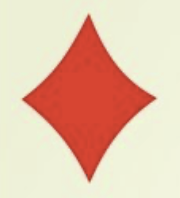
#> input picture images/template.png, 180 x 198 px
$ python main.py
#> lines starting #> are read from the running program, lines starting #| are printed output that depends on the picture; after the words box and inside, x2 and y2 are one past the last pixel; in counts of white or black regions, pixels touching at a corner belong together
### algs/template_matching.py
import cv2


def template_matching(img, template):
    img_copy = img.copy()
    w, h = template.shape[:2]

    result = cv2.matchTemplate(img, template, cv2.TM_CCOEFF_NORMED)
    _, _, _, max_loc = cv2.minMaxLoc(result)

    top_left = max_loc
    bottom_right = (top_left[0] + w, top_left[1] + h)

    cv2.rectangle(img_copy, top_left, bottom_right, (0, 0, 0), 10)

    return img_copy

### algs/keypoint_mathcing.py
import cv2
import numpy as np


def keypoint_matching(img, template, min_matches=10):
    sift = cv2.SIFT_create()

    kp1, des1 = sift.detectAndCompute(template, None)
    kp2, des2 = sift.detectAndCompute(img, None)

    if des1 is None or des2 is None:
        print("Descriptor computation failed.")
        return img

    bf = cv2.BFMatcher(cv2.NORM_L2, crossCheck=True)
    matches = bf.match(des1, des2)
    matches = sorted(matches, key=lambda x: x.distance)

    if len(matches) >= min_matches:
        src_pts = np.float32([kp1[m.queryIdx].pt for m in matches]).reshape(-1, 1, 2)
        dst_pts = np.float32([kp2[m.trainIdx].pt for m in matches]).reshape(-1, 1, 2)

        M, mask = cv2.findHomography(src_pts, dst_pts, cv2.RANSAC, 5.0)
        if M is None:
            print("Homography computation failed.")
            return img

        h, w = template.shape
        pts = np.float32([[0, 0], [0, h - 1], [w - 1, h - 1], [w - 1, 0]]).reshape(-1, 1, 2)
        dst = cv2.perspectiveTransform(pts, M)

        img_with_template = cv2.polylines(img.copy(), [np.int32(dst)], True, (0, 0, 0), 10, cv2.LINE_AA)
        return img_with_template
    else:
        print(f"Not enough matches are found - {len(matches)}/{min_matches}")
        return img

### utils/show_image.py
def show_image(plt, image, title):
    plt.title(title)
    plt.imshow(image)
    plt.axis('off')

### main.py
import cv2

from algs.keypoint_mathcing import keypoint_matching
from algs.template_matching import template_matching

import matplotlib.pyplot as plt

from utils.show_image import show_image

if __name__ == "__main__":
    template_image_path = 'images/template.png'
    target_image_path = 'images/image2.png'

    template_img = cv2.imread(template_image_path, cv2.IMREAD_GRAYSCALE)
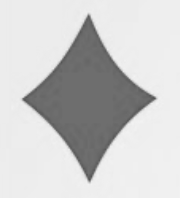
#> template_img: shape (198, 180); min 84, max 243, mean 203.3
    target_img = cv2.imread(target_image_path, cv2.IMREAD_GRAYSCALE)
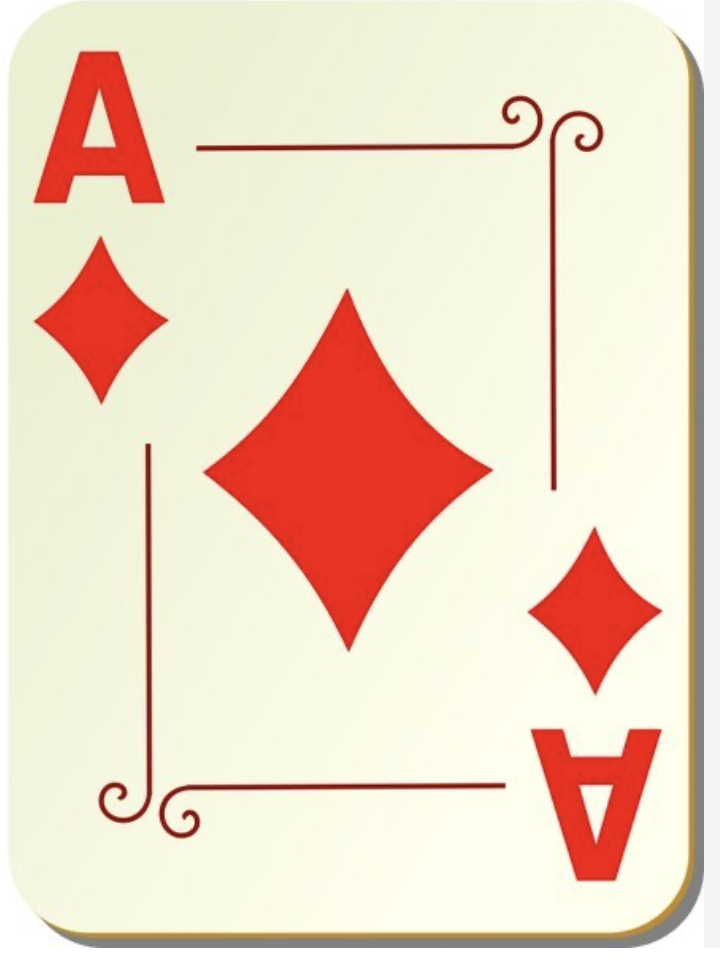
#> input picture images/image2.png, 720 x 956 px
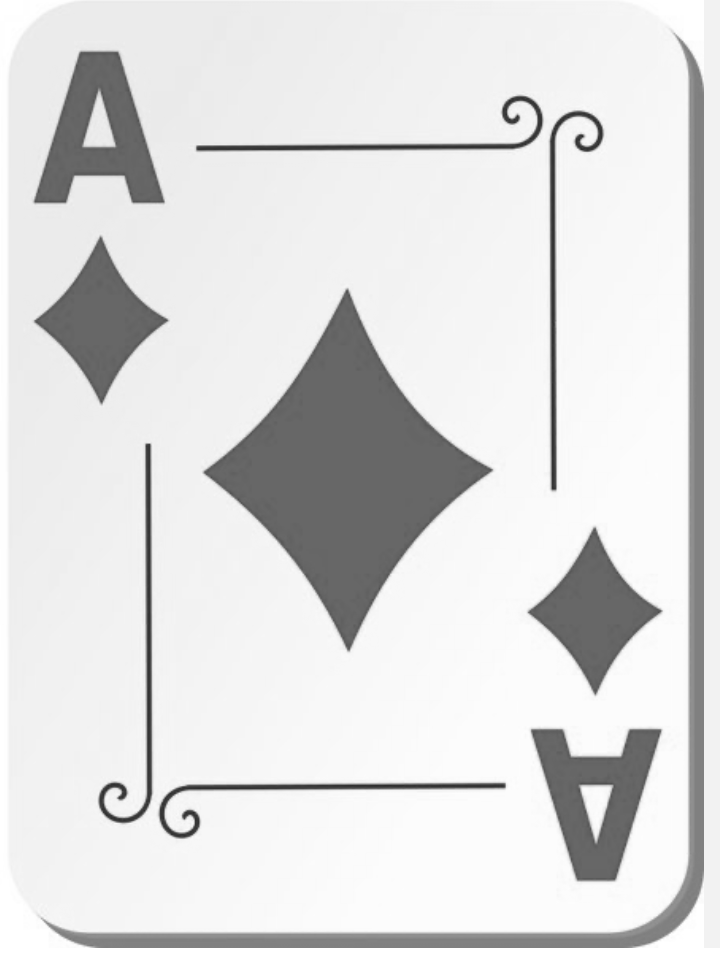
#> target_img: shape (956, 720); min 43, max 255, mean 221.2

    template_result = template_matching(target_img, template_img)
#> in template_matching, `result = cv2.matchTemplate(img, template, cv2.TM_CCOEFF_NORMED)`:
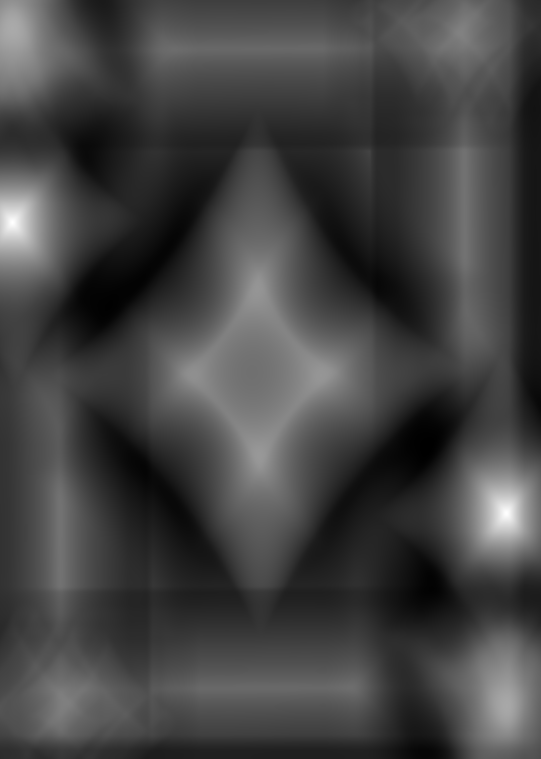
#> result: shape (759, 541) float32; min -0.349, max 1, mean 0.00886; drawn with min black and max white
#> in template_matching, `_, _, _, max_loc = cv2.minMaxLoc(result)`: max_loc = (12, 222)
#> in template_matching, `bottom_right = (top_left[0] + w, top_left[1] + h)`: bottom_right = (210, 402)
#> in template_matching, `cv2.rectangle(img_copy, top_left, bottom_right, (0, 0, 0), 10)`:
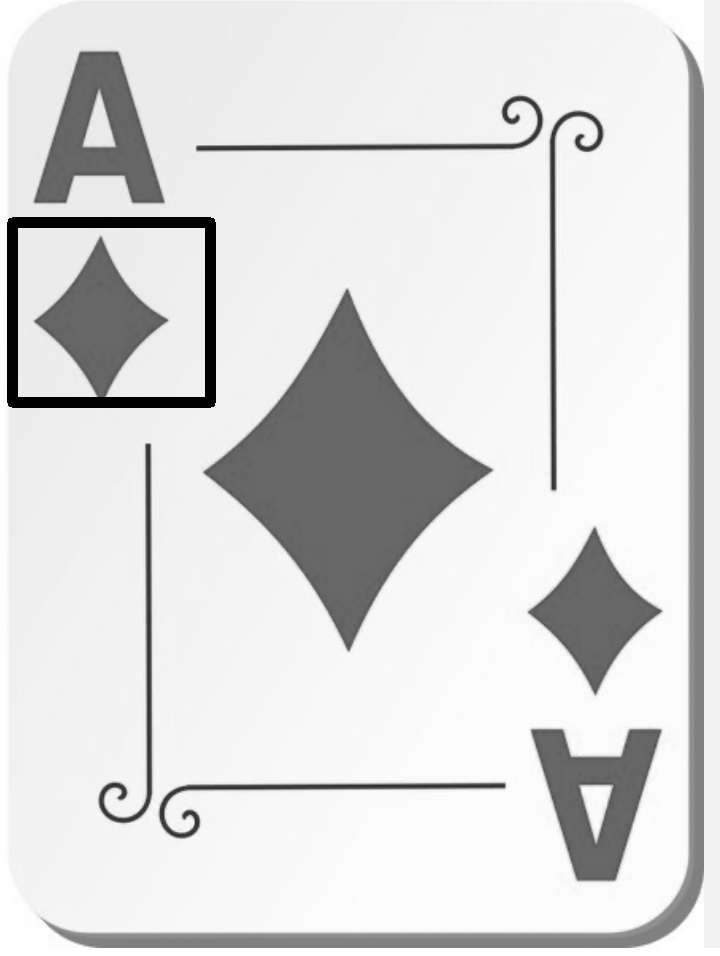
#> img_copy: shape (956, 720); 1.2% of pixels changed, all inside (x1, y1, x2, y2) = (7, 217, 216, 408)
    keypoint_result = keypoint_matching(target_img, template_img)
#> in keypoint_matching, `kp1, des1 = sift.detectAndCompute(template, None)`: kp1 = 13 keypoints; strongest (x, y, size): (87, 98, 64.1), (89, 176, 5.3), (88, 24, 8.7), (150, 98, 6.5)
#> in keypoint_matching, `kp2, des2 = sift.detectAndCompute(img, None)`: kp2 = 163 keypoints; strongest (x, y, size): (554, 487, 4.5), (148, 447, 4.6), (592, 611, 65.6), (200, 148, 4.5)
#> in keypoint_matching, `matches = bf.match(des1, des2)`: matches = 12 matches
#> in keypoint_matching, `src_pts = np.float32([kp1[m.queryIdx].pt for m in matches]).reshape(-1..`: src_pts = [[88.12, 24.19], [88.12, 24.19], [26.31, 99.14], [150, 98.24], [26.31, 99.14], [150, 98.24], [89.3, 176.3], [89.3, 176.3], [92.22, 16.99], [36.64, 99.33], [36.64, 99.33], [86.64, 97.79]]
#> in keypoint_matching, `dst_pts = np.float32([kp2[m.trainIdx].pt for m in matches]).reshape(-1..`: dst_pts = [[100.1, 246.5], [100.1, 246.5], [38.47, 321.1], [161.6, 320.2], [38.47, 321.1], [161.6, 320.2], [348.3, 644.3], [348.3, 644.3], [600.1, 532.5], [45.44, 321.2], [48.45, 321.2], [345.2, 472.3]]
#> in keypoint_matching, `M, mask = cv2.findHomography(src_pts, dst_pts, cv2.RANSAC, 5.0)`: M = [[0.248, -0.0563, 23.43], [-1.86, -0.263, 278.4], [-0.00578, -0.00217, 1]]; mask = [1, 1, 1, 0, 1, 0, 1, 1, 0, 1, 1, 0]
#> in keypoint_matching, `dst = cv2.perspectiveTransform(pts, M)`: dst = [[23.43, 278.4], [21.51, 395.2], [-123, 231], [-1990.7, 1603.3]]

    plt.figure(figsize=(15, 5))

    plt.subplot(1, 3, 1)
    show_image(plt, cv2.cvtColor(template_result, cv2.COLOR_BGR2RGB), 'Template Matching')

    plt.subplot(1, 3, 2)
    show_image(plt, cv2.cvtColor(template_img, cv2.COLOR_BGR2RGB), 'Template image')

    plt.subplot(1, 3, 3)
    show_image(plt, cv2.cvtColor(keypoint_result, cv2.COLOR_BGR2RGB), 'Keypoints Matching')

    plt.show()
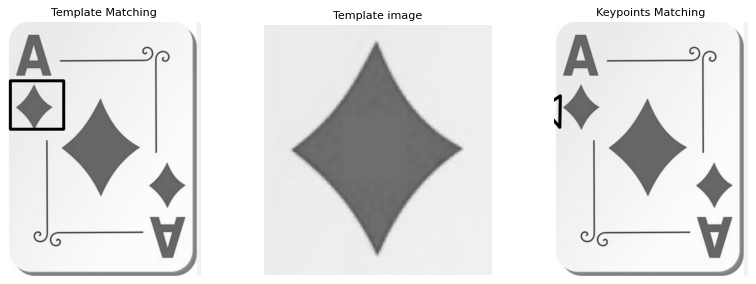
#> figure drawn by matplotlib, 3 panels
